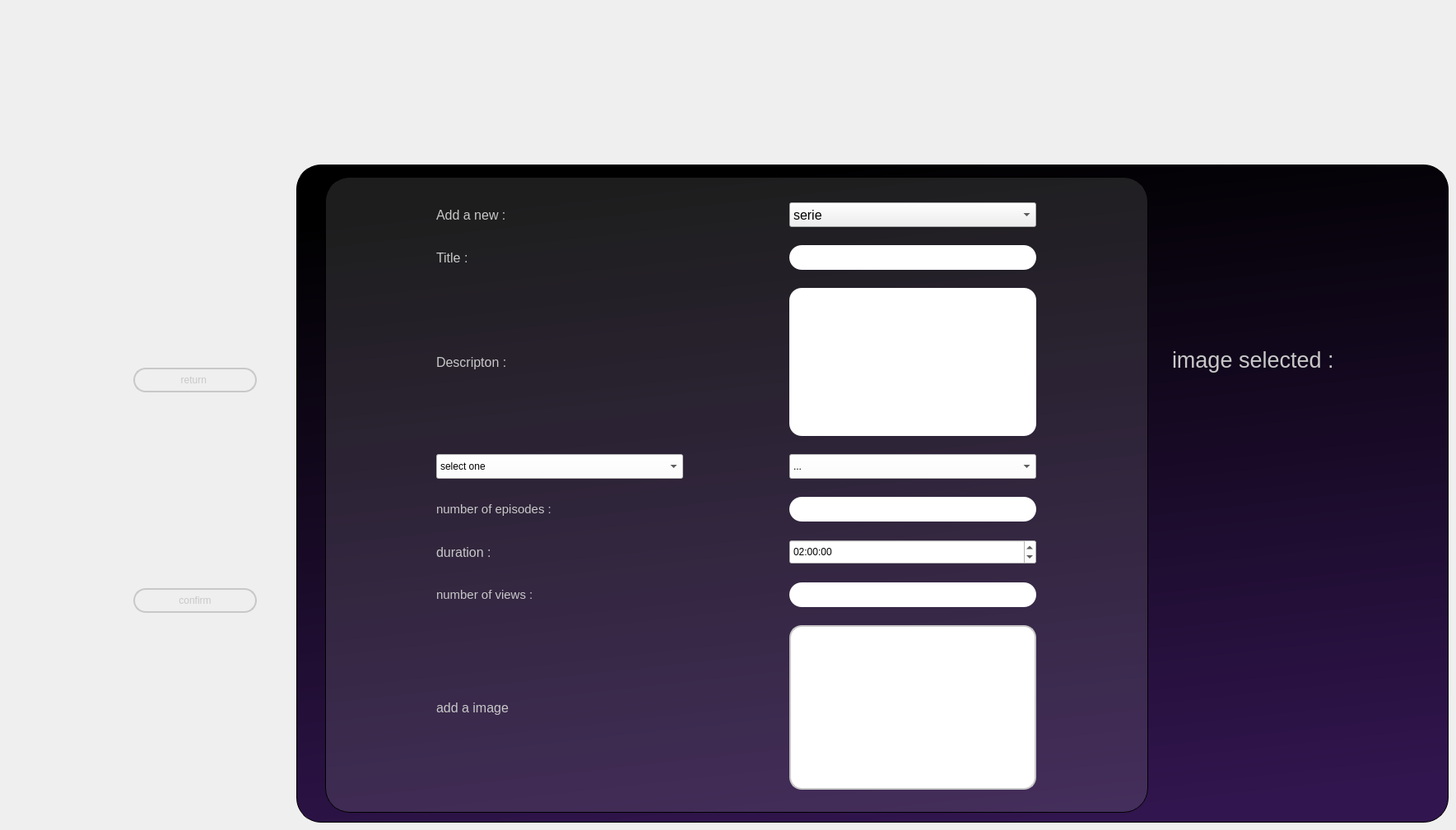
   <widget class="QWidget" name="ajoutmovie">
    <property name="styleSheet">
     <string notr="true">QPushButton 
{
		background-color : rgba(125,125,125,0);
		color : rgba(200,200,200,255);
		border: 2px solid rgba(200,200,200,255);
    	border-radius: 15px;
}

/*QScrollBar {
		background: #D3D3D3;
		border: none;
		margin: 0;
		padding: 0;
		width: 15px;
	}
QScrollBar:groove {
		border-radius: 5px;
		background: gray;
		margin: 25px 0;
		width: 30px;
	}
	
	QScrollBar:handle {
		border: none;
		background: #D3D3D3;
		margin: 25px 0;
		min-height: 30px;
		min-width: 30px;
	}*/

QPushButton::hover
{
		background-color : rgba(255,255,255,255);
		border: 2px solid black;
		color : black;
    	border-radius: 15px;
		text-decoration : underline;
}

QPushButton::checked
{
		background-color : rgba(255,255,255,255);
		border: 2px solid black;
		color : black;
    	border-radius: 15px;
}


QPushButton::pressed
{
		background-color : rgba(255,255,255,255);
		border: 1px solid black;
		color : black;
    	border-radius: 15px;
}
QMainWindow ,QWidget#tab,#page,#page_2,#page_4
{

		background: black;
}

QLabel
{
		color: rgba(200,200,200,255);
}

QLineEdit , QTextEdit
{
		border-radius:15;
}

#groupBox_7ms , #groupBox_2ms
{
	border : none;
}

QTableView
{
		background : rgba(200,200,200,50);

}

QTableView::item
{
		background-color:rgba(49,28,71,100);
		border : 2px solid white ;
		font-size : 15px;
		max-width : 180px;

}

              QHeaderView::section {background-color: rgba(255,255,255,120);
color:white;}
              QHeaderView {background-color: rgba(49,28,71,100);
color:white;
}
              QTableCornerButton::section {background-color: rgba(49,28,71,100);}

 #groupBox_3ms , #groupBox_4ms , #groupBox_13ms,#groupBox_22ms
{
		background : rgba(150,150,150,50);
		border:1px solid black;

		border-radius : 30%;
		

}

#groupBoxms
{
		background :  rgba(150,150,150,50);
		border:1px solid black;
		border-radius : 30%;
}


#groupBoxmsms ,#groupBox_6ms ,#groupBox_7ms,#groupBox_20ms
{
		background : qlineargradient(spread:pad, x1:0.426227, y1:0, x2:0.625, y2:1, stop:0 rgba(0, 0, 0, 255), stop:1 rgba(49, 21, 78, 255));;
		border:1px solid black;
		border-radius : 30%;
}

#pushButton_3ms ,#upimagems
{
		background : white;		
		border-image : url(&quot;icon.png&quot;);
}

#pushButton_3ms , #upimagems::hover
{
		background : rgba(200,200,200,255);		
		border-image : url(&quot;icon.png&quot;);
}
</string>
    </property>
    <widget class="QGroupBox" name="groupBox_8ms">
     <property name="geometry">
      <rect>
       <x>150</x>
       <y>200</y>
       <width>170</width>
       <height>791</height>
      </rect>
     </property>
     <property name="layoutDirection">
      <enum>Qt::LeftToRight</enum>
     </property>
     <property name="styleSheet">
      <string notr="true">QGroupBox
{
	border : none;
}</string>
     </property>
     <property name="title">
      <string/>
     </property>
     <layout class="QVBoxLayout" name="verticalLayout_4">
      <item>
       <widget class="QPushButton" name="pushButton_4ms">
        <property name="minimumSize">
         <size>
          <width>150</width>
          <height>30</height>
         </size>
        </property>
        <property name="maximumSize">
         <size>
          <width>150</width>
          <height>30</height>
         </size>
        </property>
        <property name="text">
         <string>return </string>
        </property>
       </widget>
      </item>
      <item>
       <widget class="QPushButton" name="pushButton_11ms">
        <property name="minimumSize">
         <size>
          <width>150</width>
          <height>30</height>
         </size>
        </property>
        <property name="maximumSize">
         <size>
          <width>150</width>
          <height>30</height>
         </size>
        </property>
        <property name="text">
         <string>confirm</string>
        </property>
       </widget>
      </item>
     </layout>
    </widget>
    <widget class="QGroupBox" name="groupBox_6ms">
     <property name="geometry">
      <rect>
       <x>360</x>
       <y>200</y>
       <width>1400</width>
       <height>800</height>
      </rect>
     </property>
     <property name="title">
      <string/>
     </property>
     <property name="alignment">
      <set>Qt::AlignCenter</set>
     </property>
     <layout class="QHBoxLayout" name="horizontalLayout_23">
      <item>
       <widget class="QGroupBox" name="groupBoxms">
        <property name="minimumSize">
         <size>
          <width>500</width>
          <height>700</height>
         </size>
        </property>
        <property name="maximumSize">
         <size>
          <width>1000</width>
          <height>1000</height>
         </size>
        </property>
        <property name="title">
         <string/>
        </property>
        <layout class="QVBoxLayout" name="verticalLayout_2">
         <item>
          <layout class="QHBoxLayout" name="horizontalLayout_4">
           <item>
            <widget class="QLabel" name="label_5ms">
             <property name="minimumSize">
              <size>
               <width>150</width>
               <height>30</height>
              </size>
             </property>
             <property name="maximumSize">
              <size>
               <width>300</width>
               <height>30</height>
              </size>
             </property>
             <property name="font">
              <font>
               <pointsize>12</pointsize>
              </font>
             </property>
             <property name="styleSheet">
              <string notr="true">background : transparent;</string>
             </property>
             <property name="text">
              <string>Add a new : </string>
             </property>
            </widget>
           </item>
           <item>
            <widget class="QComboBox" name="comboBoxms_2">
             <property name="minimumSize">
              <size>
               <width>150</width>
               <height>30</height>
              </size>
             </property>
             <property name="maximumSize">
              <size>
               <width>300</width>
               <height>16777215</height>
              </size>
             </property>
             <property name="font">
              <font>
               <pointsize>12</pointsize>
              </font>
             </property>
             <property name="currentIndex">
              <number>1</number>
             </property>
             <item>
              <property name="text">
               <string>movie</string>
              </property>
             </item>
             <item>
              <property name="text">
               <string>serie</string>
              </property>
             </item>
            </widget>
           </item>
          </layout>
         </item>
         <item>
          <layout class="QHBoxLayout" name="horizontalLayout_8">
           <item>
            <widget class="QLabel" name="label_7ms">
             <property name="minimumSize">
              <size>
               <width>150</width>
               <height>30</height>
              </size>
             </property>
             <property name="maximumSize">
              <size>
               <width>300</width>
               <height>30</height>
              </size>
             </property>
             <property name="font">
              <font>
               <pointsize>12</pointsize>
              </font>
             </property>
             <property name="styleSheet">
              <string notr="true">background : transparent;</string>
             </property>
             <property name="text">
              <string>Title :</string>
             </property>
            </widget>
           </item>
           <item>
            <widget class="QLineEdit" name="lineEdit_2ms">
             <property name="minimumSize">
              <size>
               <width>150</width>
               <height>30</height>
              </size>
             </property>
             <property name="maximumSize">
              <size>
               <width>300</width>
               <height>30</height>
              </size>
             </property>
             <property name="styleSheet">
              <string notr="true">background : white;
color : black;</string>
             </property>
            </widget>
           </item>
          </layout>
         </item>
         <item>
          <layout class="QHBoxLayout" name="horizontalLayout_7">
           <item>
            <widget class="QLabel" name="label_6ms">
             <property name="minimumSize">
              <size>
               <width>150</width>
               <height>30</height>
              </size>
             </property>
             <property name="maximumSize">
              <size>
               <width>300</width>
               <height>30</height>
              </size>
             </property>
             <property name="font">
              <font>
               <pointsize>12</pointsize>
              </font>
             </property>
             <property name="styleSheet">
              <string notr="true">background : transparent;</string>
             </property>
             <property name="text">
              <string>Descripton :</string>
             </property>
            </widget>
           </item>
           <item>
            <widget class="QTextEdit" name="textEditms">
             <property name="minimumSize">
              <size>
               <width>150</width>
               <height>60</height>
              </size>
             </property>
             <property name="maximumSize">
              <size>
               <width>300</width>
               <height>180</height>
              </size>
             </property>
             <property name="styleSheet">
              <string notr="true">background : white;
color : black;</string>
             </property>
            </widget>
           </item>
          </layout>
         </item>
         <item>
          <layout class="QHBoxLayout" name="horizontalLayout_31">
           <item>
            <widget class="QComboBox" name="comboBox_3">
             <property name="minimumSize">
              <size>
               <width>150</width>
               <height>30</height>
              </size>
             </property>
             <property name="maximumSize">
              <size>
               <width>300</width>
               <height>30</height>
              </size>
             </property>
             <property name="styleSheet">
              <string notr="true">background : white;
color : black;</string>
             </property>
             <item>
              <property name="text">
               <string>select one</string>
              </property>
             </item>
             <item>
              <property name="text">
               <string>action</string>
              </property>
             </item>
             <item>
              <property name="text">
               <string>horror</string>
              </property>
             </item>
             <item>
              <property name="text">
               <string>comedy</string>
              </property>
             </item>
             <item>
              <property name="text">
               <string>romance</string>
              </property>
             </item>
             <item>
              <property name="text">
               <string>sci-fi</string>
              </property>
             </item>
             <item>
              <property name="text">
               <string>drama</string>
              </property>
             </item>
             <item>
              <property name="text">
               <string>sports</string>
              </property>
             </item>
            </widget>
           </item>
           <item>
            <widget class="QComboBox" name="comboBox_4">
             <property name="minimumSize">
              <size>
               <width>150</width>
               <height>30</height>
              </size>
             </property>
             <property name="maximumSize">
              <size>
               <width>300</width>
               <height>30</height>
              </size>
             </property>
             <property name="styleSheet">
              <string notr="true">background : white;
color : black;</string>
             </property>
             <item>
              <property name="text">
               <string>...</string>
              </property>
             </item>
             <item>
              <property name="text">
               <string>action</string>
              </property>
             </item>
             <item>
              <property name="text">
               <string>horror</string>
              </property>
             </item>
             <item>
              <property name="text">
               <string>comedy</string>
              </property>
             </item>
             <item>
              <property name="text">
               <string>romance</string>
              </property>
             </item>
             <item>
              <property name="text">
               <string>sci-fi</string>
              </property>
             </item>
             <item>
              <property name="text">
               <string>drama</string>
              </property>
             </item>
             <item>
              <property name="text">
               <string>sports</string>
              </property>
             </item>
            </widget>
           </item>
          </layout>
         </item>
         <item>
          <layout class="QHBoxLayout" name="horizontalLayout_28">
           <item>
            <widget class="QLabel" name="label_7ms_4">
             <property name="minimumSize">
              <size>
               <width>150</width>
               <height>30</height>
              </size>
             </property>
             <property name="maximumSize">
              <size>
               <width>300</width>
               <height>30</height>
              </size>
             </property>
             <property name="font">
              <font>
               <pointsize>11</pointsize>
              </font>
             </property>
             <property name="styleSheet">
              <string notr="true">background : transparent;</string>
             </property>
             <property name="text">
              <string>number of episodes :</string>
             </property>
            </widget>
           </item>
           <item>
            <widget class="QLineEdit" name="lineEdit_epms">
             <property name="minimumSize">
              <size>
               <width>150</width>
               <height>30</height>
              </size>
             </property>
             <property name="maximumSize">
              <size>
               <width>300</width>
               <height>30</height>
              </size>
             </property>
             <property name="styleSheet">
              <string notr="true">background : white;
color : black;</string>
             </property>
            </widget>
           </item>
          </layout>
         </item>
         <item>
          <layout class="QHBoxLayout" name="horizontalLayout_9">
           <item>
            <widget class="QLabel" name="label_7ms_2">
             <property name="minimumSize">
              <size>
               <width>150</width>
               <height>30</height>
              </size>
             </property>
             <property name="maximumSize">
              <size>
               <width>300</width>
               <height>30</height>
              </size>
             </property>
             <property name="font">
              <font>
               <pointsize>12</pointsize>
              </font>
             </property>
             <property name="styleSheet">
              <string notr="true">background : transparent;</string>
             </property>
             <property name="text">
              <string>duration :</string>
             </property>
            </widget>
           </item>
           <item>
            <widget class="QTimeEdit" name="timeEditms">
             <property name="minimumSize">
              <size>
               <width>150</width>
               <height>30</height>
              </size>
             </property>
             <property name="maximumSize">
              <size>
               <width>300</width>
               <height>30</height>
              </size>
             </property>
             <property name="styleSheet">
              <string notr="true">background : white;
color : black;</string>
             </property>
             <property name="displayFormat">
              <string>HH:mm:ss</string>
             </property>
             <property name="time">
              <time>
               <hour>2</hour>
               <minute>0</minute>
               <second>0</second>
              </time>
             </property>
            </widget>
           </item>
          </layout>
         </item>
         <item>
          <layout class="QHBoxLayout" name="horizontalLayout_12">
           <item>
            <widget class="QLabel" name="label_7ms_3">
             <property name="minimumSize">
              <size>
               <width>150</width>
               <height>30</height>
              </size>
             </property>
             <property name="maximumSize">
              <size>
               <width>300</width>
               <height>30</height>
              </size>
             </property>
             <property name="font">
              <font>
               <pointsize>11</pointsize>
              </font>
             </property>
             <property name="styleSheet">
              <string notr="true">background : transparent;</string>
             </property>
             <property name="text">
              <string>number of views :</string>
             </property>
            </widget>
           </item>
           <item>
            <widget class="QLineEdit" name="lineEdit_8ms">
             <property name="minimumSize">
              <size>
               <width>150</width>
               <height>30</height>
              </size>
             </property>
             <property name="maximumSize">
              <size>
               <width>300</width>
               <height>30</height>
              </size>
             </property>
             <property name="styleSheet">
              <string notr="true">background : white;
color : black;</string>
             </property>
            </widget>
           </item>
          </layout>
         </item>
         <item>
          <layout class="QHBoxLayout" name="horizontalLayout_5">
           <item>
            <widget class="QLabel" name="label_8ms">
             <property name="minimumSize">
              <size>
               <width>150</width>
               <height>30</height>
              </size>
             </property>
             <property name="maximumSize">
              <size>
               <width>300</width>
               <height>30</height>
              </size>
             </property>
             <property name="font">
              <font>
               <pointsize>12</pointsize>
              </font>
             </property>
             <property name="styleSheet">
              <string notr="true">background : transparent;</string>
             </property>
             <property name="text">
              <string>add a image</string>
             </property>
            </widget>
           </item>
           <item>
            <widget class="QPushButton" name="pushButton_3ms">
             <property name="minimumSize">
              <size>
               <width>150</width>
               <height>100</height>
              </size>
             </property>
             <property name="maximumSize">
              <size>
               <width>300</width>
               <height>200</height>
              </size>
             </property>
             <property name="text">
              <string/>
             </property>
            </widget>
           </item>
          </layout>
         </item>
        </layout>
       </widget>
      </item>
      <item>
       <layout class="QVBoxLayout" name="verticalLayout_3">
        <item>
         <widget class="QLabel" name="imagetestms_2">
          <property name="minimumSize">
           <size>
            <width>300</width>
            <height>100</height>
           </size>
          </property>
          <property name="maximumSize">
           <size>
            <width>300</width>
            <height>200</height>
           </size>
          </property>
          <property name="font">
           <font>
            <pointsize>20</pointsize>
           </font>
          </property>
          <property name="styleSheet">
           <string notr="true">background : transparent;</string>
          </property>
          <property name="text">
           <string>image selected :</string>
          </property>
         </widget>
        </item>
        <item>
         <widget class="QLabel" name="imagetestms">
          <property name="minimumSize">
           <size>
            <width>200</width>
            <height>200</height>
           </size>
          </property>
          <property name="maximumSize">
           <size>
            <width>200</width>
            <height>200</height>
           </size>
          </property>
          <property name="styleSheet">
           <string notr="true">background : transparent;</string>
          </property>
          <property name="text">
           <string/>
          </property>
         </widget>
        </item>
       </layout>
      </item>
     </layout>
    </widget>
   </widget>
